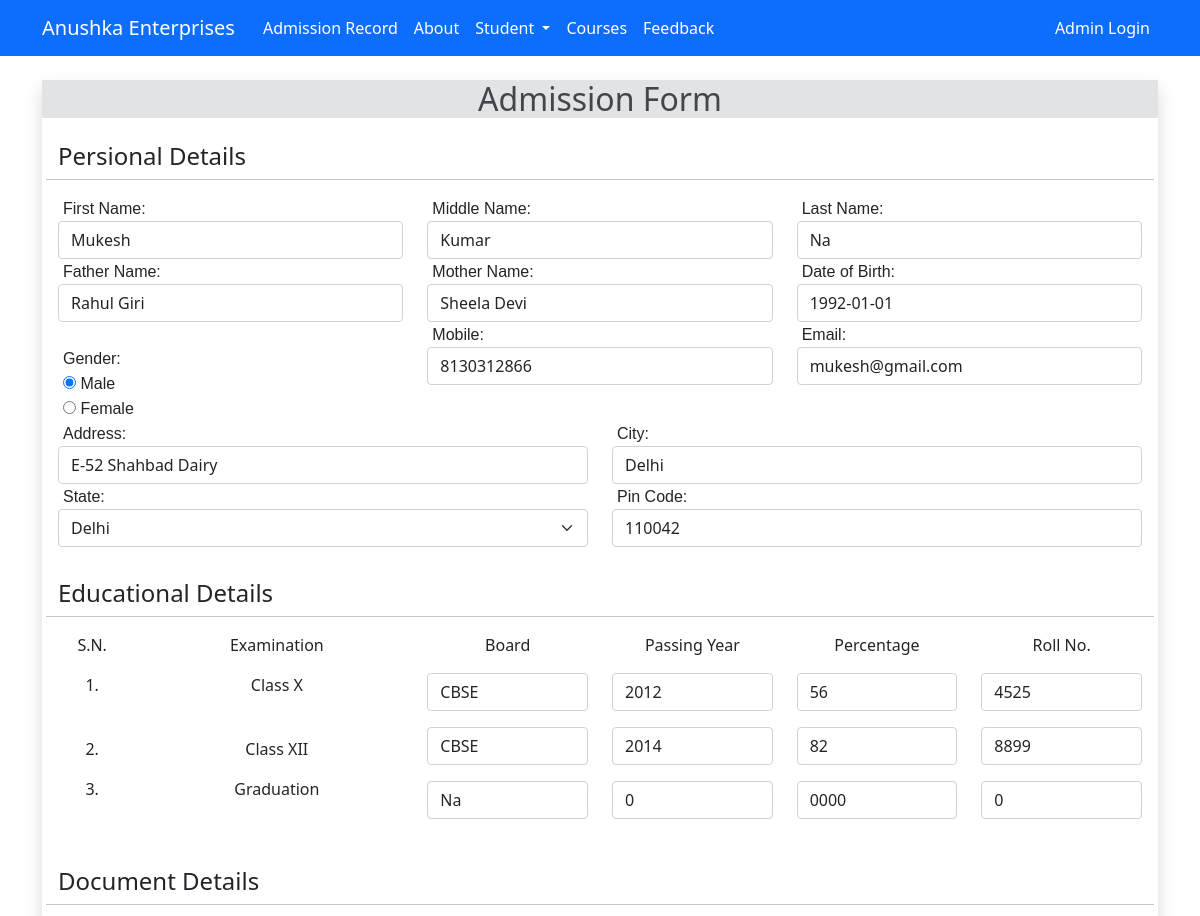
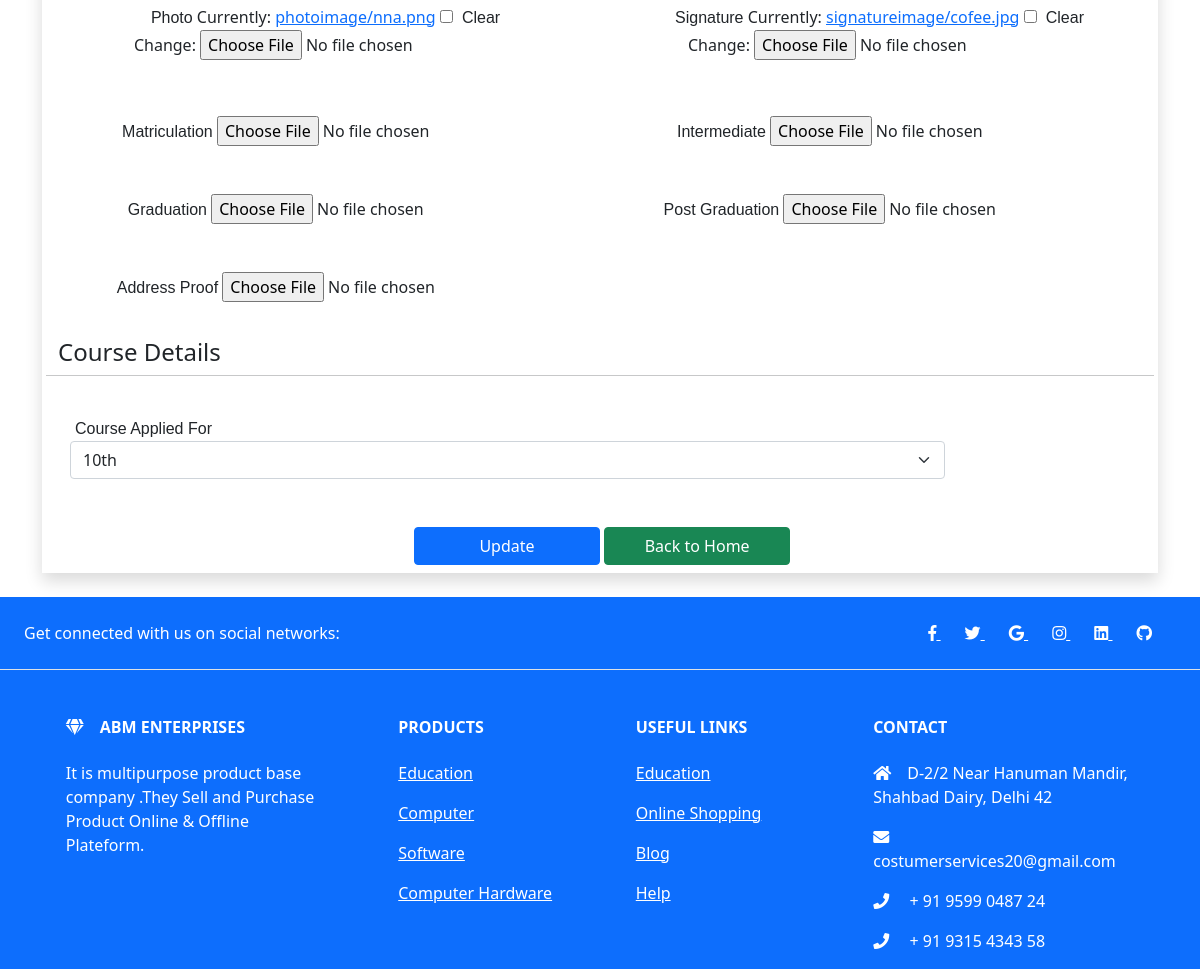
The page /adminn/1/ on the database its author committed (2 pictures, top to bottom).
### edu/models.py (models this page shows)
class Addmissionform(models.Model):
    user = models.ForeignKey(User,on_delete=models.CASCADE)
    firstname = models.CharField(max_length=100)
    middlename = models.CharField(max_length=100)
    lastname =  models.CharField(max_length=100)
    fathername = models.CharField(max_length=100)
    mothername = models.CharField(max_length=100)
    dob        = models.DateField(auto_now = False, auto_now_add = False)
    gender     = models.CharField(max_length=100)
    mobile     = models.PositiveIntegerField()
    email      = models.EmailField()
    address    = models.CharField(max_length=150)
    city       = models.CharField(max_length=100)
    state      = models.CharField(choices= STATE_CHOICE,  max_length=25)
    pin        = models.PositiveIntegerField()
    board=models.CharField(max_length=100)
    board1=models.CharField(max_length=100)
    board2=models.CharField(max_length=100)
    passing_year=models.PositiveBigIntegerField()
    passing_year1=models.PositiveBigIntegerField()
    passing_year2=models.PositiveBigIntegerField()
    percentage=models.CharField(max_length=100)
    percentage1=models.CharField(max_length=100)
    percentage2=models.CharField(max_length=100)
    roll_number=models.PositiveBigIntegerField()
    roll_number1=models.PositiveBigIntegerField()
    roll_number2=models.PositiveBigIntegerField()
    photo=models.ImageField(upload_to='photoimage',blank=True)
    signature=models.ImageField(upload_to='signatureimage',blank=True)
    matriculation=models.FileField(upload_to='matricdoc',blank=True)
    intermediate=models.FileField(upload_to='intermediatedoc',blank=True)
    graducation=models.FileField(upload_to='graducationdoc',blank=True)
    postgraducation=models.FileField(upload_to='postgraducationdoc',blank=True)
    address_proof=models.FileField(upload_to='photodoc',blank=True)
    course_applied_for=models.CharField(choices=COURSE_CHOICE,max_length=25)

### adminportal/views.py (the view)
# urls.py: path('<int:id>/',views.update_form , name='updateform'),
def update_form(request,id):
   if request.method == 'POST':
      pi = Addmissionform.objects.get(pk=id)
      fm = AdmDetails(request.POST, instance=pi)
      if fm.is_valid():
         fm.save()
         messages.success(request, 'Your data has been succsessfully Modified !!')
   else:
       pi = Addmissionform.objects.get(pk=id)
       fm = AdmDetails(instance=pi)
   return render(request,'adminportal/updateform.html',{'details':fm})

### adminportal/templates/adminportal/updateform.html (shortened to what this page needs)
{% extends 'adminportal/base1.html' %}
{% load static %}
{% block content3 %}
    <link type="text/css" href=
    "https://code.jquery.com/ui/1.12.1/themes/base/jquery-ui.css"
            rel="stylesheet" />
<div class="container mt-4 my-4">
<form action="" method="POST" enctype="multipart/form-data" class="shadow">
  <h2 class="text-center alert-secondary">Admission Form</h2>
   <div class="row mt-1 p-3 ">
    <h4>Persional Details</h4>
    <hr>
    <div class="col-sm-4">
        <label for="id_firstname">First Name:</label>
        {{details.firstname}}
    </div>
    <div class="col-sm-4">
    <label for="id_middlename">Middle  Name:</label>
        {{details.middlename}}
    </div>
    <div class="col-sm-4">
        <label for="id_lastname">Last Name:</label>
        {{details.lastname}}
    </div>
    <div class="col-sm-4">
        <label for="id_fathername">Father Name:</label>
        {{details.fathername}}
    </div>
    <div class="col-sm-4">
    <label for="id_mothername">Mother Name:</label>
        {{details.mothername}}
    </div>
    <div class="col-sm-4">
        <label for="id_dob" class="col-sm-4">Date of Birth:</label>
        {{details.dob}}
    </div>
    <div class="col-sm-4 mt-4">
        <label for="id_gender">Gender:</label>
        {{details.gender}}
    </div>
    <div class="col-sm-4">
    <label for="id_mobile">Mobile:</label>
        {{details.mobile}}
    </div>
    <div class="col-sm-4">
        <label for="id_email">Email:</label>
        {{details.email}}
    </div>
    <div class="col-sm-6">
        <label for="id_address">Address:</label>
        {{details.address}}
    </div>
    <div class="col-sm-6">
    <label for="id_city">City:</label>
        {{details.city}}
    </div>
    <div class="col-sm-6">
        <label for="id_state">State:</label>
        {{details.state}}
    </div>
    <div class="col-sm-6">
    <label for="id_pin">Pin Code:</label>
        {{details.pin}}
    </div>
</div>
<div class="row p-3">
    <h4>Educational Details</h4>
    <hr>
    <div class="col-sm-1 text-center">
     <p>S.N.</p>
     <p>1.</p>
     <br>
     <p>2.</p>
     <p>3.</p>
    </div>
    <div class="col-sm-3 text-center">
        <p>Examination</p>
        <p>Class X</p>
        <br>
        <p>Class XII</p>
        <p>Graduation</p>
    </div>
    <div class="col-sm-2 text-center">
        <p>Board</p>
        <p>{{details.board}}</p>
        <p>{{details.board1}}</p>
        <p>{{details.board2}}</p>
    </div>
    <div class="col-sm-2 text-center">
        <p>Passing Year</p>
        <p>{{details.passing_year}}</p>
        <p>{{details.passing_year1}}</p>
        <p>{{details.passing_year2}}</p>
    </div>
    <div class="col-sm-2 text-center">
        <p>Percentage</p>
        <p>{{details.percentage}}</p>
        <p>{{details.percentage1}}</p>
        <p>{{details.percentage2}}</p>
    </div>
    <div class="col-sm-2 text-center">
        <p>Roll No.</p>
        <p>{{details.roll_number}}</p>
        <p>{{details.roll_number1}}</p>
        <p>{{details.roll_number2}}</p>
    </div>
</div>
<div class="row p-3">
<h4>Document Details</h4>
<hr>
    <div class="col-sm-6 text-center">
        <label for="id_photo">Photo</label>
       {{details.photo}}
    </div>
    <div class="col-sm-6 text-center">
        <label for="id_signature">Signature</label>
       {{details.signature}}
    </div>
</div>
<div class="row mt-4 p-3">
    <div class="col-sm-6 text-center">
        <label for="id_matriculation">Matriculation</label>
       {{details.matriculation}}
    </div>
    <div class="col-sm-6 text-center">
        <label for="id_intermediate">Intermediate</label>
       {{details.intermediate}}
    </div>
</div>
<div class="row mt-3 p-3">
    <div class="col-sm-6 text-center">
        <label for="id_graduation">Graduation</label>
        {{details.graducation}}
    </div>
    <div class="col-sm-6 text-center ">
        <label for="id_signature">Post Graduation</label>
        {{details.postgraducation}}
    </div>
</div>
<div class="row mt-3 p-3">
    <div class="col-sm-6 text-center">
        <label for="id_address_proof">Address Proof</label>
        {{details.address_proof}}
    </div>
</div>
<div class="row mt-1 p-3">
    <h4>Course Details</h4>
    <hr class="">
    <div class="col-sm-10 p-4">
        <label for="id_photo">Course Applied For</label>
       {{details.course_applied_for}}
    </div>
    </div>
  <input type="submit" value="Update" onClick='return confirmSubmit()' class="btn btn-primary col-sm-2 offset-4 my-2">
  <a href="{% url 'admindashboard'%}" class="btn btn-success col-sm-2">Back to Home</a>
  </form>
</div>
{% endblock content3 %}

### adminportal/templates/adminportal/updateform.html (style rules this page uses)
label { padding-left: 5px; font-family:Arial, Helvetica, sans-serif }

### rows shown on the page
Addmissionform: firstname "Mukesh", middlename "Kumar", lastname "Na", fathername "Rahul Giri", mothername "Sheela Devi", dob "1992-01-01", gender "☑ Male ☐ Female", mobile "8130312866", email "mukesh@gmail.com", address "E-52 Shahbad Dairy", city "Delhi", state "Delhi", pin "110042", board "CBSE", board1 "CBSE", board2 "Na", passing_year "2012", passing_year1 "2014", passing_year2 "0", percentage "56", percentage1 "82", percentage2 "0000", roll_number "4525", roll_number1 "8899", roll_number2 "0", course_applied_for "10th"
